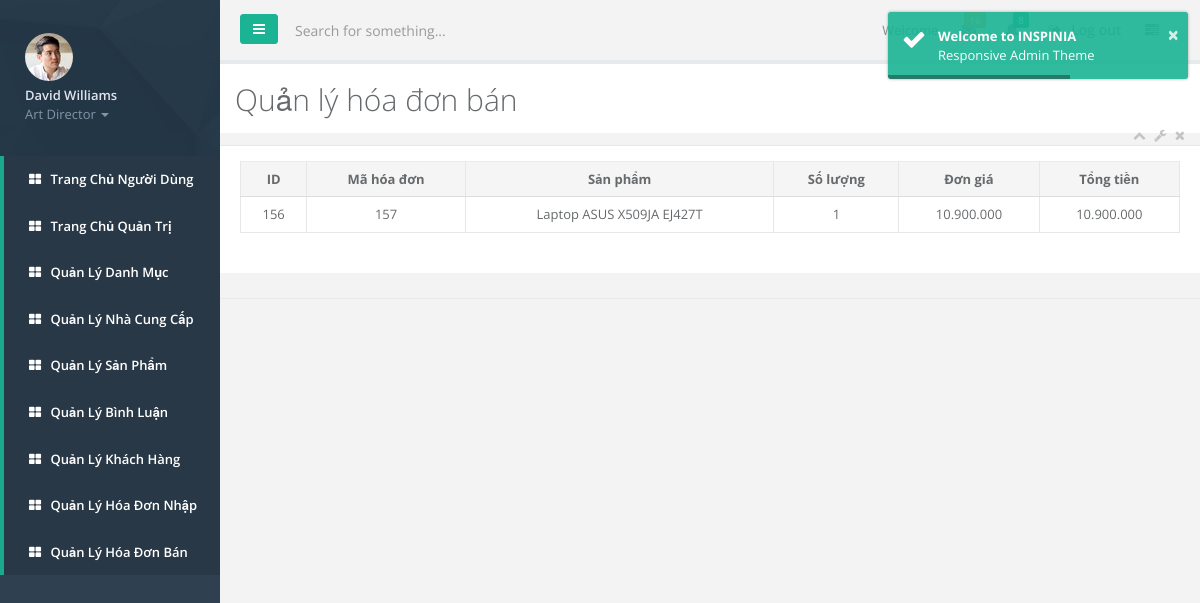
Screenshot of /quantri/quantri.php?page_layout=cthd&id_hd=157 (signed in) with the database file from the repository.
### tables this page shows
CREATE TABLE `cthd` (
  `id_cthd` int(11) NOT NULL,
  `id_hd` int(11) NOT NULL,
  `masp` int(11) NOT NULL,
  `giaban` double NOT NULL,
  `soluong` int(11) NOT NULL
);

CREATE TABLE `sanpham` (
  `masp` int(11) NOT NULL,
  `tensp` varchar(50) NOT NULL,
  `anh` varchar(50) NOT NULL,
  `mota` varchar(200) NOT NULL,
  `chitiet` varchar(50) NOT NULL,
  `giaban` double NOT NULL,
  `giakm` double NOT NULL,
  `maloai` int(11) NOT NULL,
  `mancc` int(11) NOT NULL
);

### quantri/cthd.php (the view, shortened to what this page needs)
<?php
include_once './connect.php';
$ma=$_GET['id_hd'];
function adddotstring($strNum)
{
    $len = strlen($strNum);
    $counter = 3;
    $result = "";
    while ($len - $counter >= 0) {
        $con = substr($strNum, $len - $counter, 3);
        $result = '.' . $con . $result;
        $counter += 3;
    }
    $con = substr($strNum, 0, 3 - ($counter - $len));
    $result = $con . $result;
    return $result;
}
?>
    <div class="row">
                <div class="col-lg-12">
                    <div class="ibox float-e-margins">
                        <div class="ibox-title">
                            <h1>Quản lý hóa đơn bán</h1>
                            <div class="ibox-tools">
                                <a class="collapse-link">
                                    <i class="fa fa-chevron-up"></i>
                                </a>
                                <a class="dropdown-toggle" data-toggle="dropdown" href="#">
                                    <i class="fa fa-wrench"></i>
                                </a>
                                <a class="close-link">
                                    <i class="fa fa-times"></i>
                                </a>
                            </div>
                        </div>
                        <div class="ibox-content">
                            <table class="table table-bordered">
                                <thead >
                                <tr>
                                    <th >ID</th>
                                    <th >Mã hóa đơn </th>
                                    <th >Sản phẩm </th>
                                    <th >Số lượng </th>
                                    <th >Đơn giá </th>
                                    <th >Tổng tiền </th>
                                </tr>
                                </thead>
                                <tbody>
                                <tr>
                                    <?php
                                    $sql="select c.id_cthd,c.id_hd,s.tensp,c.soluong,c.giaban from cthd c INNER JOIN sanpham s ON c.masp=s.masp  where id_hd=$ma";
                                    $result=mysqli_query($link,$sql);
                                    while($row=mysqli_fetch_assoc($result)){
                                    ?>
                                    <td><?php echo $row['id_cthd']?></td>
                                    <td><?php echo $row['id_hd']?></td>
                                    <td><?php echo $row['tensp']?></td>
                                    <td><?php echo $row['soluong']?></td>
                                    <td><?php echo adddotstring($row['giaban'])?></td>
                                    <td><?php echo adddotstring($row['giaban']*$row['soluong']) ?></td>
                                </tr>
                                <?php
                                    }
                                    ?>
                                </tbody>
                            </table>
                        </div>
                    </div>
                </div>
            </div>

### quantri/cthd.php (style rules this page uses)
th,td { text-align: center; }

### rows the page displays
cthd: id_cthd "156", id_hd "157", masp.tensp "Laptop ASUS X509JA EJ427T", soluong "1", giaban "10.900.000", adddotstring($row['giaban']*$row['soluong']) "10.900.000"
